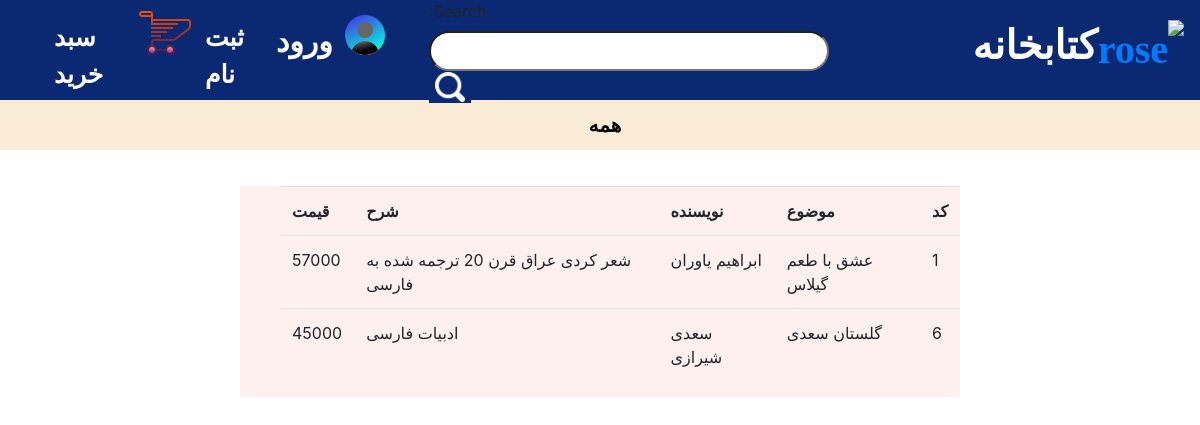
Screenshot of /order/order_detail/16/ with the database file from the repository.
### order/models.py (models this page shows, shortened)
class OrderItem(models.Model):
    class Meta:
        verbose_name = "آینم"
        verbose_name_plural = "ریز سفارشات"
    order = models.ForeignKey(Order, on_delete=models.CASCADE, related_name='order_item', verbose_name='سفارش')
    user = models.ForeignKey('account.User', on_delete=models.CASCADE, verbose_name='کاربر')
    book = models.ForeignKey('products.Book', on_delete=models.CASCADE, verbose_name='کتاب')
    quantity = models.PositiveSmallIntegerField(verbose_name='تعداد')

### products/models.py (models this page shows, shortened)
class Book(models.Model):
    class Meta:
        verbose_name = "کتاب"
        verbose_name_plural = "کتاب ها"
    title = models.CharField(max_length=200, verbose_name='موضوع')
    author = models.CharField(max_length=200, verbose_name='نویسنده')
    description = models.TextField(max_length=200, blank=True, null=True, verbose_name='شرح')
    price = models.PositiveIntegerField(verbose_name='قیمت')
    qty = models.IntegerField(verbose_name='موجودی انبار')
    category = models.ManyToManyField(Category, max_length=200, verbose_name='دسته بندی')
    created_at = models.DateTimeField(auto_now_add=True, verbose_name='ساخته شده در')
    update = models.DateTimeField(auto_now=True)
    discount = models.PositiveIntegerField(blank=True, null=True, verbose_name='تخفیف درصدی')
    cash_discount = models.PositiveIntegerField(blank=True, null=True, verbose_name='تخفیف نقدی')
    total_price = models.PositiveIntegerField()
    like = models.ManyToManyField('account.User', blank=True, related_name='like')
    dislike = models.ManyToManyField('account.User', blank=True, related_name='dislike')
    total_like = models.IntegerField(default=0)
    def total_like(self):
        return self.like.count()
    @property
    def total_price(self):
        if self.cash_discount:
            return int(self.price - self.cash_discount)
        elif self.discount:
            total = (self.discount * self.price) / 100
            return int(self.price - total)
        else:
            return self.price

### order/views.py (the view)
# urls.py: path('order_detail/<int:id>/', views.order_detail, name='order_detail'),
def order_detail(request, id):
    form = SearchForm()
    order_items = OrderItem.objects.filter(order_id=id)
    return render(request, 'order_detail.html', {'order_items': order_items,'form':form})

### products/forms.py
class SearchForm(forms.Form):
    search = forms.CharField(max_length=20)

### order/templates/order_detail.html (shortened to what this page needs)
<!DOCTYPE html>
<html lang="en">
{% extends 'base.html' %}
{% load static %}
{% block pro %}
    <div class="books" style="width: 60%; float: right;margin: 20px;    background-color: #fff0f0; direction: rtl;
    padding-left: 40px;
    margin-right: 20%;
}">
        <table class="table">
        <tr>
            <th scope="col">کد</th>
            <th scope="col">موضوع</th>
            <th scope="col">نویسنده</th>
            <th scope="col">شرح</th>
            <th scope="col">قیمت</th>
        </tr>
        {% for item in order_items %}
            <tr>
                <td> {{ item.book.id}}</td>
                <td> {{ item.book.title}}</td>
                <td>{{ item.book.author }}</td>
                <td>{{ item.book.description }}</td>
                <td>{{ item.book.price }}</td>
            </tr>
        {% endfor %}
        </table>
    </div>
{% endblock %}

### products/templates/base.html (style rules this page uses)
.searchbox input { width: 400px; height: 40px; border-radius: 20px; }

### rows the page displays
OrderItem: book.id "1", book "عشق با طعم گیلاس", book.author "ابراهیم یاوران", book.description "شعر کردی عراق قرن 20 ترجمه شده به فارسی", book.price "57000"
OrderItem: book.id "6", book "گلستان سعدی", book.author "سعدی شیرازی", book.description "ادبیات فارسی", book.price "45000"
